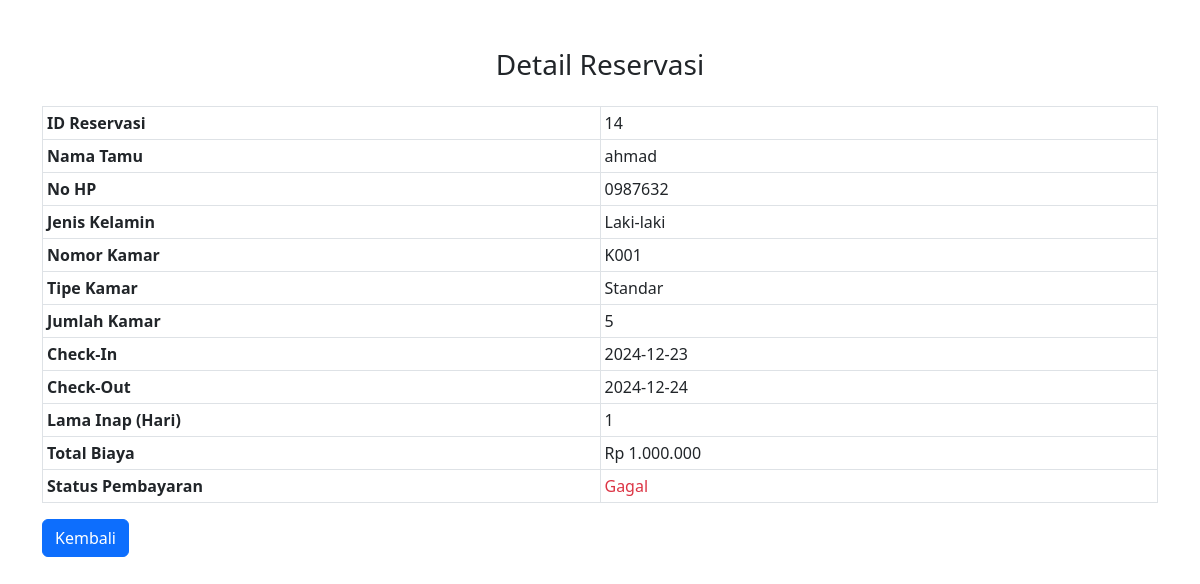
The page /admin/reservasi/detail_reservasi.php?id_reservasi=14 on the database its author committed.
### tables this page shows
CREATE TABLE `reservasi` (
  `id_reservasi` int NOT NULL,
  `id_tamu` int DEFAULT NULL,
  `id_kamar` int DEFAULT NULL,
  `jumlah_kamar` int NOT NULL,
  `checkin` date NOT NULL,
  `checkout` date NOT NULL,
  `lama_inap` int GENERATED ALWAYS AS ((to_days(`checkout`) - to_days(`checkin`))) STORED,
  `total_biaya` decimal(10,2) NOT NULL,
  `status_pembayaran` enum('Belum Dibayar','Dibayar','Pending','Gagal') DEFAULT NULL
);

CREATE TABLE `tbl_tamu` (
  `id_tamu` int NOT NULL,
  `nama` varchar(100) NOT NULL,
  `jk` enum('L','P') NOT NULL,
  `no_hp` varchar(15) NOT NULL,
  `alamat` text NOT NULL,
  `email` varchar(100) NOT NULL,
  `password` varchar(255) NOT NULL
);

CREATE TABLE `kamar` (
  `id_kamar` int NOT NULL,
  `nomor_kamar` varchar(10) NOT NULL,
  `tipe_kamar` enum('Standar','Deluxe','Suite') NOT NULL,
  `gambar` varchar(255) DEFAULT NULL,
  `harga` decimal(10,2) NOT NULL,
  `stok_kamar` int NOT NULL
);

### admin/reservasi/detail_reservasi.php (the view, shortened to what this page needs)
<?php
include '../../koneksi/koneksi.php';
$id_reservasi = $_GET['id_reservasi'] ?? '';
$source = isset($_GET['source']) ? $_GET['source'] : '';
$backUrl = ($source === 'rekapan') ? '../rekapan_pemasukan.php' : '../form_pembayaran_admin.php';
$query = "SELECT
            r.id_reservasi,
            t.nama,
            t.no_hp,
            t.jk,
            k.nomor_kamar,
            k.tipe_kamar,
            r.jumlah_kamar,
            r.checkin,
            r.checkout,
            r.lama_inap,
            r.total_biaya,
            r.status_pembayaran
          FROM
            reservasi r
          JOIN
            tbl_tamu t ON r.id_tamu = t.id_tamu
          JOIN
            kamar k ON r.id_kamar = k.id_kamar
          WHERE
            r.id_reservasi = ?";
$stmt = $conn->prepare($query);
$stmt->bind_param("s", $id_reservasi);
$stmt->execute();
$result = $stmt->get_result();
if ($result->num_rows > 0) {
    $row = $result->fetch_assoc();
} else {
    echo "Data reservasi tidak ditemukan.";
    exit;
}
?>
<!DOCTYPE html>
<html lang="id">
<head>
    <link href="https://cdn.jsdelivr.net/npm/bootstrap@5.3.0/dist/css/bootstrap.min.css" rel="stylesheet">
</head>
<body>
    <div class="container mt-5">
        <h3 class="text-center mb-4">Detail Reservasi</h3>
        <div class="table-responsive">
            <table class="table table-bordered table-sm">
                <tr>
                    <th>ID Reservasi</th>
                    <td><?= $row['id_reservasi']; ?></td>
                </tr>
                <tr>
                    <th>Nama Tamu</th>
                    <td><?= $row['nama']; ?></td>
                </tr>
                <tr>
                    <th>No HP</th>
                    <td><?= $row['no_hp']; ?></td>
                </tr>
                <tr>
                    <th>Jenis Kelamin</th>
                    <td><?= $row['jk'] === 'L' ? 'Laki-laki' : 'Perempuan'; ?></td>
                </tr>
                <tr>
                    <th>Nomor Kamar</th>
                    <td><?= $row['nomor_kamar']; ?></td>
                </tr>
                <tr>
                    <th>Tipe Kamar</th>
                    <td><?= $row['tipe_kamar']; ?></td>
                </tr>
                <tr>
                    <th>Jumlah Kamar</th>
                    <td><?= $row['jumlah_kamar']; ?></td>
                </tr>
                <tr>
                    <th>Check-In</th>
                    <td><?= $row['checkin']; ?></td>
                </tr>
                <tr>
                    <th>Check-Out</th>
                    <td><?= $row['checkout']; ?></td>
                </tr>
                <tr>
                    <th>Lama Inap (Hari)</th>
                    <td><?= $row['lama_inap']; ?></td>
                </tr>
                <tr>
                    <th>Total Biaya</th>
                    <td>Rp <?= number_format($row['total_biaya'], 0, ',', '.'); ?></td>
                </tr>
                <tr>
                    <th>Status Pembayaran</th>
                    <td class="<?php
                        if ($row['status_pembayaran'] === 'Belum Dibayar') {
                            echo 'text-danger';
                        } elseif ($row['status_pembayaran'] === 'Gagal') {
                            echo 'text-danger';
                        } elseif ($row['status_pembayaran'] === 'Pending') {
                            echo 'text-warning';
                        } elseif ($row['status_pembayaran'] === 'Dibayar') {
                            echo 'text-success';
                        }
                    ?>">
                        <?= $row['status_pembayaran']; ?>
                    </td>
                </tr>
            </table>
        </div>
        <a href="<?= $backUrl; ?>" class="btn btn-primary">Kembali</a>
    </div>
</body>
</html>

### admin/reservasi/detail_reservasi.php (style rules this page uses)
th { white-space: nowrap; max-width: 100px; overflow: hidden; text-overflow: ellipsis; }
td { white-space: nowrap; max-width: 100px; overflow: hidden; text-overflow: ellipsis; }

### rows shown on the page
reservasi: id_reservasi "14", id_tamu.nama "ahmad", id_tamu.no_hp "0987632", id_kamar.nomor_kamar "K001", id_kamar.tipe_kamar "Standar", jumlah_kamar "5", checkin "2024-12-23", checkout "2024-12-24", lama_inap "1", total_biaya "1.000.000", status_pembayaran "Gagal"
